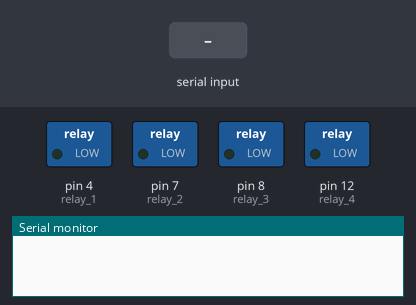
Simulated run of this program. Board: Arduino Uno, built with avr-gcc and run on an emulated ATmega328P. On the bench: switched loads named in the program (green lamp = pin HIGH), the last lines printed to the serial monitor. The test bench sets the inputs (shaded band).

Above: at 1.2 s.
1.3 s: "ON\n" received over Serial
At 2.5 s:
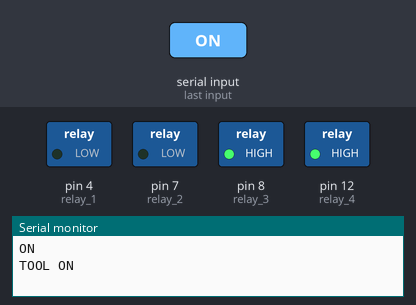
2.8 s: "OFF\n" received over Serial
At 3.2 s:
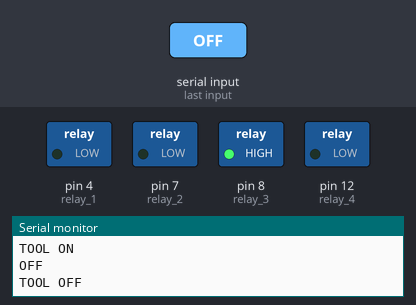
Timing chart, 0 to 5.8 s (numbered marks = the images above; inputs shaded):
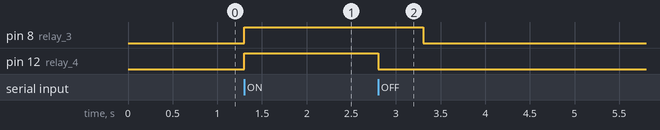

The program:

main.cpp
```cpp
#include <Arduino.h>

int relay_1 = 4;
int relay_2 = 7;
int relay_3 = 8;
int relay_4 = 12;
String serialInput;

void setup() {
  // put your setup code here, to run once:
  Serial.begin(9600);

  pinMode(relay_1, OUTPUT);
  pinMode(relay_2, OUTPUT);
  pinMode(relay_3, OUTPUT);
  pinMode(relay_4, OUTPUT);

}

void on() {
  digitalWrite(relay_3, HIGH);
  digitalWrite(relay_4, HIGH);
}

void off() {
  digitalWrite(relay_4, LOW);
  delay(500);
  digitalWrite(relay_3, LOW);
}

void loop() {

  while (Serial.available() > 0) {
    serialInput = Serial.readStringUntil('\n'); // Read input until newline
    //if the incoming character is a newline, process the string
    Serial.println(serialInput);
    if(serialInput == "ON"){
      Serial.println("TOOL ON");
      on();
    }
    else if (serialInput == "OFF"){
      Serial.println("TOOL OFF");
      off();
    }
    serialInput = ""; //clear the input
    }
  }
```

Measured:
- after the input at 1.3 s, pin 8 (relay_3), pin 12 (relay_4): LOW → HIGH at once
- after the input at 2.8 s, pin 8 (relay_3): HIGH → LOW after 0.50 s; pin 12 (relay_4): HIGH → LOW at once
